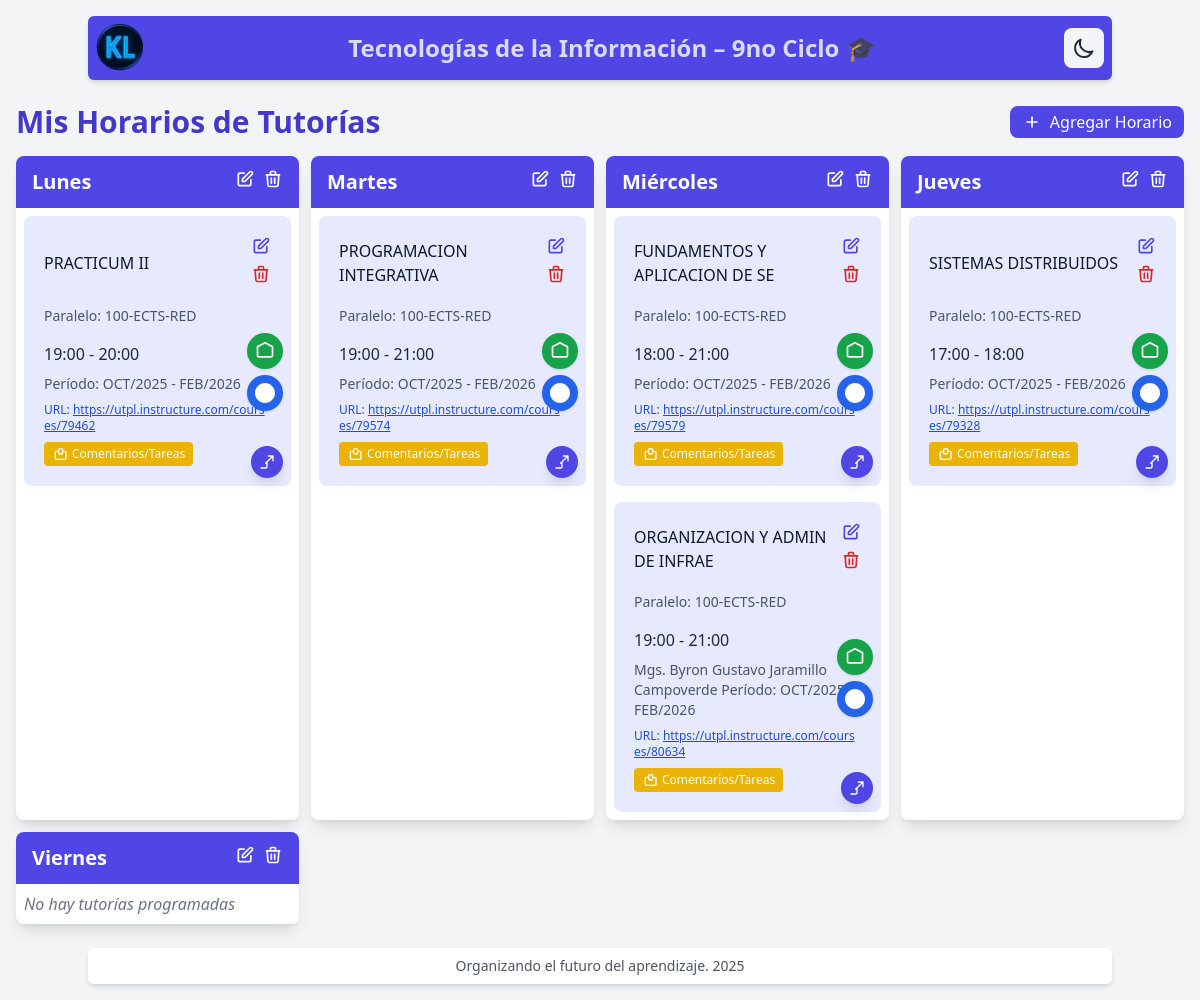
Before: / with the older database file.
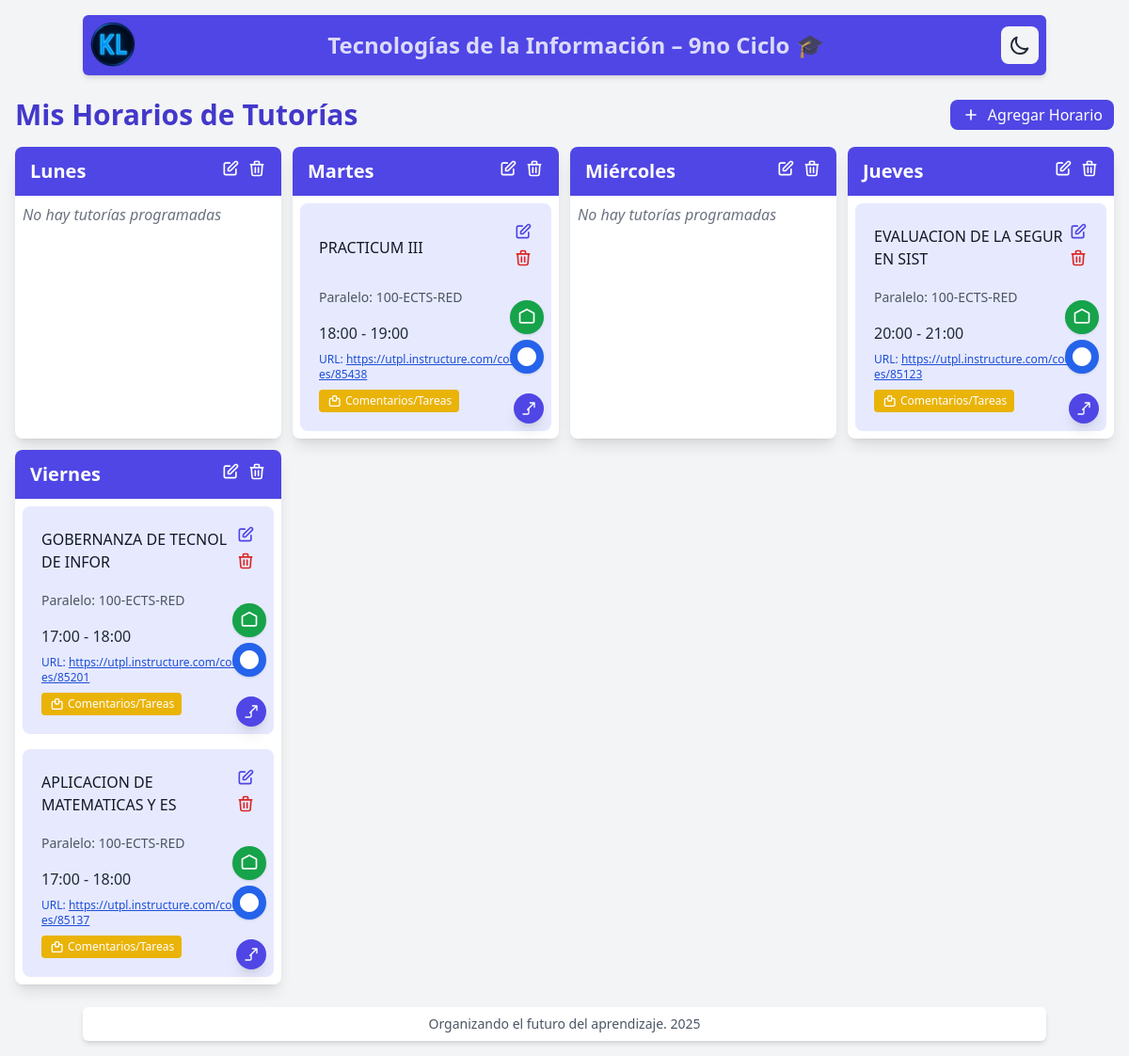
After: the same page with the newer database file.
### horarios/models.py (models this page shows, shortened)
class DiaSemana(models.Model):
    nombre = models.CharField(max_length=10, unique=True)  # Lunes, Martes, etc.
    orden = models.PositiveSmallIntegerField(default=1, verbose_name="Orden")
    class Meta:
        verbose_name = "Día de la Semana"
        verbose_name_plural = "Días de la Semana"

class HorarioTutoria(models.Model):
    materia = models.CharField(max_length=100, default='Sin materia')
    paralelo = models.CharField(max_length=50, blank=True, null=True, verbose_name="Paralelo")
    dia = models.ForeignKey(DiaSemana, on_delete=models.CASCADE)
    hora_inicio = models.TimeField()
    hora_fin = models.TimeField()
    notas = models.TextField(blank=True, null=True, verbose_name="Notas (Opcional)")
    url_curso = models.CharField(max_length=300, blank=True, null=True, verbose_name="URL del Curso")
    ruta_local = models.CharField(max_length=500, blank=True, null=True, verbose_name="Ruta Local")
    url_zoom = models.CharField(max_length=300, blank=True, null=True, verbose_name="URL de Zoom")
    class Meta:
        verbose_name = "Horario de Tutoría"
        verbose_name_plural = "Horarios de Tutorías"
        ordering = ['dia', 'hora_inicio']

### horarios/views.py (the view)
# urls.py: path('', views.HorariosListView.as_view(), name='lista_horarios'),
class HorariosListView(ListView):
    model = DiaSemana
    template_name = 'horarios/horarios_list.html'
    context_object_name = 'dias_semana'
    ordering = ['orden']  # Ahora ordena por el campo 'orden'
    def get_queryset(self):
        return DiaSemana.objects.all().order_by('orden')

### horarios/templates/horarios/horarios_list.html (shortened to what this page needs)
{% extends 'base.html' %} {% block content %}
<div class="max-w-full mx-auto px-2 py-0">
  <div class="flex justify-between items-center mb-4">
    <h1 class="text-3xl font-bold text-indigo-700 dark:text-indigo-400">Mis Horarios de Tutorías</h1>
    <a href="{% url 'horarios:agregar_horario' %}" class="bg-indigo-600 text-white px-3 py-1 rounded-lg hover:bg-indigo-700 dark:bg-indigo-700 dark:hover:bg-indigo-800 transition-colors flex items-center">
      <svg class="w-5 h-5 mr-2" fill="none" stroke="currentColor" viewBox="0 0 24 24">
        <path stroke-linecap="round" stroke-linejoin="round" stroke-width="2" d="M12 6v6m0 0v6m0-6h6m-6 0H6" />
      </svg>
      Agregar Horario
    </a>
  </div>
  <div class="grid grid-cols-1 sm:grid-cols-2 md:grid-cols-3 lg:grid-cols-4 xl:grid-cols-6 2xl:grid-cols-7 gap-3">
    {% for dia in dias_semana %}
    <div class="bg-white dark:bg-dark-card rounded-lg shadow-lg overflow-hidden transition-colors">
      <div class="bg-indigo-600 dark:bg-indigo-800 px-4 py-3">
        <div class="flex justify-between items-center">
          <h2 class="text-xl font-semibold text-white">{{ dia.nombre }}</h2>
          <div class="flex space-x-2">
            <a href="{% url 'horarios:editar_dia' dia.id %}" class="text-white hover:text-gray-200 transition-colors" title="Editar día">
              <svg class="w-5 h-5" fill="none" stroke="currentColor" viewBox="0 0 24 24">
                <path stroke-linecap="round" stroke-linejoin="round" stroke-width="2" d="M11 5H6a2 2 0 00-2 2v11a2 2 0 002 2h11a2 2 0 002-2v-5m-1.414-9.414a2 2 0 112.828 2.828L11.828 15H9v-2.828l8.586-8.586z" />
              </svg>
            </a>
            <form method="post" action="{% url 'horarios:eliminar_dia' dia.id %}" class="inline" onsubmit="return confirm('¿Estás seguro de eliminar este día? No se podrá eliminar si tiene horarios asociados.');">
              <button type="submit" class="text-white hover:text-red-200 transition-colors" title="Eliminar día">
                <svg class="w-5 h-5" fill="none" stroke="currentColor" viewBox="0 0 24 24">
                  <path stroke-linecap="round" stroke-linejoin="round" stroke-width="2" d="M19 7l-.867 12.142A2 2 0 0116.138 21H7.862a2 2 0 01-1.995-1.858L5 7m5 4v6m4-6v6m1-10V4a1 1 0 00-1-1h-4a1 1 0 00-1 1v3M4 7h16" />
                </svg>
              </button>
            </form>
          </div>
        </div>
      </div>
      <div class="p-2">
        {% for horario in dia.horariotutoria_set.all %}
        <div class="bg-[#e7eafe] dark:bg-indigo-900 rounded-lg p-5 mb-4 last:mb-0 transition-all duration-300 hover:shadow-2xl hover:scale-[1.03] hover:bg-indigo-100 dark:hover:bg-indigo-800 relative cursor-pointer horario-card min-h-[120px]" data-horario-id="{{ horario.id }}" data-materia="{{ horario.materia }}" data-paralelo="{{ horario.paralelo|default:'' }}" data-hora-inicio="{{ horario.hora_inicio|time:'H:i' }}" data-hora-fin="{{ horario.hora_fin|time:'H:i' }}" data-notas="{{ horario.notas|default:'' }}" data-url-curso="{{ horario.url_curso|default:'' }}" data-ruta-local="{{ horario.ruta_local|default:'' }}" data-url-zoom="{{ horario.url_zoom|default:'' }}">
          {% if horario.ruta_local %}
          <a href="file:///{{ horario.ruta_local|urlencode }}" class="absolute right-2 top-1/2 -translate-y-1/2 bg-green-600 hover:bg-green-800 text-white rounded-full p-2 shadow transition-colors btn-ruta-local z-20 flex items-center justify-center" title="Abrir carpeta local" onclick="event.stopPropagation(); return abrirRutaLocal('{{ horario.ruta_local|escapejs }}', this);">
            <svg class="w-5 h-5" fill="none" stroke="currentColor" viewBox="0 0 24 24">
              <path stroke-linecap="round" stroke-linejoin="round" stroke-width="2" d="M3 7v10a2 2 0 002 2h14a2 2 0 002-2V7M3 7l9-5 9 5" />
            </svg>
          </a>
          {% endif %}
          {% if horario.url_zoom %}
          <a href="{{ horario.url_zoom }}" target="_blank" class="absolute right-2 top-1/2 translate-y-6 bg-blue-600 hover:bg-blue-800 text-white rounded-full p-2 shadow transition-colors btn-zoom z-20 flex items-center justify-center" title="Unirse a Zoom" onclick="event.stopPropagation();">
          </a>
          {% endif %}
          <div class="flex justify-between items-center mb-4">
            <div class="flex items-center space-x-2">
              <h3 class="font-medium text-gray-900 dark:text-gray-100">{{ horario.materia }}</h3>
            </div>
            <div class="flex flex-col space-y-2">
              <a href="{% url 'horarios:editar_horario' horario.id %}" class="text-indigo-600 hover:text-indigo-800 dark:text-indigo-400 dark:hover:text-indigo-300 transition-colors pointer-events-auto" onclick="event.stopPropagation();">
                <svg class="w-5 h-5" fill="none" stroke="currentColor" viewBox="0 0 24 24">
                  <path stroke-linecap="round" stroke-linejoin="round" stroke-width="2" d="M11 5H6a2 2 0 00-2 2v11a2 2 0 002 2h11a2 2 0 002-2v-5m-1.414-9.414a2 2 0 112.828 2.828L11.828 15H9v-2.828l8.586-8.586z" />
                </svg>
              </a>
              <form method="post" action="{% url 'horarios:eliminar_horario' horario.id %}" class="inline pointer-events-auto" onsubmit="return confirm('¿Estás seguro de eliminar este horario?');" onclick="event.stopPropagation();">
                <button type="submit" class="text-red-600 hover:text-red-800 dark:text-red-400 dark:hover:text-red-300 transition-colors">
                  <svg class="w-5 h-5" fill="none" stroke="currentColor" viewBox="0 0 24 24">
                    <path stroke-linecap="round" stroke-linejoin="round" stroke-width="2" d="M19 7l-.867 12.142A2 2 0 0116.138 21H7.862a2 2 0 01-1.995-1.858L5 7m5 4v6m4-6v6m1-10V4a1 1 0 00-1-1h-4a1 1 0 00-1 1v3M4 7h16" />
                  </svg>
                </button>
              </form>
            </div>
          </div>
          {% if horario.paralelo %}
          <p class="text-sm text-gray-600 dark:text-gray-400 mb-4">Paralelo: {{ horario.paralelo }}</p>
          {% endif %}
          <p class="text-gray-800 dark:text-gray-200">{{ horario.hora_inicio|time:"H:i" }} - {{ horario.hora_fin|time:"H:i" }}</p>
          {% if horario.notas %}
          <p class="text-sm text-gray-600 dark:text-gray-400 mt-2">{{ horario.notas }}</p>
          {% endif %} {% if horario.url_curso %}
          <p class="text-xs text-blue-700 dark:text-blue-300 mt-2 break-all">URL: <a href="{{ horario.url_curso }}" target="_blank" class="underline">{{ horario.url_curso }}</a></p>
          {% endif %}
          {% if horario.url_curso %}
          <a href="{{ horario.url_curso }}" target="_blank" class="absolute bottom-2 right-2 bg-indigo-600 text-white rounded-full p-2 shadow-lg hover:bg-indigo-800 transition-colors z-10 flex items-center justify-center btn-url-curso" title="Ir al curso" onclick="event.stopPropagation();">
            <svg class="w-4 h-4" fill="none" stroke="currentColor" viewBox="0 0 24 24">
              <path stroke-linecap="round" stroke-linejoin="round" stroke-width="2" d="M14 3h7m0 0v7m0-7L10 14m-7 7h7a2 2 0 002-2v-7" />
            </svg>
          </a>
          {% endif %}
          <button type="button" class="mt-2 bg-yellow-500 text-white px-2 py-1 rounded hover:bg-yellow-600 transition-colors text-xs flex items-center btn-comentarios" data-horario-id="{{ horario.id }}">
            <svg class="w-4 h-4 mr-1" fill="none" stroke="currentColor" viewBox="0 0 24 24">
              <path stroke-linecap="round" stroke-linejoin="round" stroke-width="2" d="M17 8h2a2 2 0 012 2v8a2 2 0 01-2 2H7a2 2 0 01-2-2V10a2 2 0 012-2h2m5-4h-2a2 2 0 00-2 2v4a2 2 0 002 2h2a2 2 0 002-2V6a2 2 0 00-2-2z" />
            </svg>
            Comentarios/Tareas
          </button>
        </div>
        {% empty %}
        <p class="text-gray-500 dark:text-gray-400 italic">No hay tutorías programadas</p>
        {% endfor %}
      </div>
    </div>
    {% endfor %}
  </div>
</div>
{% endblock %}

### horarios/templates/base.html (shortened to what this page needs)
<!DOCTYPE html>
<html lang="es" class="h-full" x-data="{ darkMode: localStorage.getItem('darkMode') === 'true' }" x-init="$watch('darkMode', val => localStorage.setItem('darkMode', val))" :class="{ 'dark': darkMode }">
  <head>
    {% load static %}
    <script src="https://cdn.tailwindcss.com"></script>
  </head>
  <body class="bg-gray-100 dark:bg-dark-bg min-h-screen flex flex-col transition-colors duration-200">
    <header class="bg-indigo-600 dark:bg-gray-800 text-gray-800 dark:text-gray-100 p-2 shadow-md container mx-auto rounded-md my-4">
      <div class="flex items-center">
        <img src="/static/img/logotipo_kl.webp" alt="Logotipo" class="h-12 w-auto mr-4" />
        <h1 class="text-2xl font-bold flex-grow text-center text-white text-opacity-80 dark:text-gray-300">Tecnologías de la Información – 9no Ciclo 🎓</h1>
        <div class="flex items-center space-x-4">
          <button @click="darkMode = !darkMode" class="p-2 rounded-lg bg-gray-100 hover:bg-gray-200 dark:bg-gray-700 dark:hover:bg-gray-600 transition-colors" :aria-label="darkMode ? 'Activar modo claro' : 'Activar modo oscuro'">
            <svg x-show="!darkMode" class="w-6 h-6" fill="none" stroke="currentColor" viewBox="0 0 24 24">
              <path stroke-linecap="round" stroke-linejoin="round" stroke-width="2" d="M20.354 15.354A9 9 0 018.646 3.646 9.003 9.003 0 0012 21a9.003 9.003 0 008.354-5.646z" />
            </svg>
          </button>
        </div>
      </div>
    </header>
    <main class="w-full p-2 flex-grow">
       {% block content %}{% endblock %}
    </main>
    <footer class="py-2 text-center text-gray-600 dark:text-gray-400 text-sm bg-white dark:bg-gray-800 container mx-auto rounded-md shadow-md my-4">
      <p>Organizando el futuro del aprendizaje. 2025</p>
    </footer>
  </body>
</html>

Changed rows visible on the page:
removed HorarioTutoria: materia "PRACTICUM II", paralelo "100-ECTS-RED", hora_inicio "19:00", hora_fin "20:00", notas "Período: OCT/2025 - FEB/2026", url_curso "https://utpl.instructure.com/courses/79462", shown under DiaSemana "Lunes"
removed HorarioTutoria: materia "PROGRAMACION INTEGRATIVA", paralelo "100-ECTS-RED", hora_inicio "19:00", hora_fin "21:00", notas "Período: OCT/2025 - FEB/2026", url_curso "https://utpl.instructure.com/courses/79574", shown under DiaSemana "Martes"
removed HorarioTutoria: materia "FUNDAMENTOS Y APLICACION DE SE", paralelo "100-ECTS-RED", hora_inicio "18:00", hora_fin "21:00", notas "Período: OCT/2025 - FEB/2026", url_curso "https://utpl.instructure.com/courses/79579", shown under DiaSemana "Miércoles"
removed HorarioTutoria: materia "ORGANIZACION Y ADMIN DE INFRAE", paralelo "100-ECTS-RED", hora_inicio "19:00", hora_fin "21:00", notas "Mgs. Byron Gustavo Jaramillo Campoverde Período: OCT/2025 - FEB/2026", url_curso "https://utpl.instructure.com/courses/80634", shown under DiaSemana "Miércoles"
removed HorarioTutoria: materia "SISTEMAS DISTRIBUIDOS", paralelo "100-ECTS-RED", hora_inicio "17:00", hora_fin "18:00", notas "Período: OCT/2025 - FEB/2026", url_curso "https://utpl.instructure.com/courses/79328", shown under DiaSemana "Jueves"
shown differently, row unchanged: DiaSemana "Lunes": now shows "No hay tutorías programadas"
added HorarioTutoria: materia "PRACTICUM III", paralelo "100-ECTS-RED", hora_inicio "18:00", hora_fin "19:00", url_curso "https://utpl.instructure.com/courses/85438", shown under DiaSemana "Martes"
shown differently, row unchanged: DiaSemana "Miércoles": now shows "No hay tutorías programadas"
added HorarioTutoria: materia "EVALUACION DE LA SEGUR EN SIST", paralelo "100-ECTS-RED", hora_inicio "20:00", hora_fin "21:00", url_curso "https://utpl.instructure.com/courses/85123", shown under DiaSemana "Jueves"
shown differently, row unchanged: DiaSemana "Viernes": no longer shows "No hay tutorías programadas"
added HorarioTutoria: materia "GOBERNANZA DE TECNOL DE INFOR", paralelo "100-ECTS-RED", hora_inicio "17:00", hora_fin "18:00", url_curso "https://utpl.instructure.com/courses/85201", shown under DiaSemana "Viernes"
added HorarioTutoria: materia "APLICACION DE MATEMATICAS Y ES", paralelo "100-ECTS-RED", hora_inicio "17:00", hora_fin "18:00", url_curso "https://utpl.instructure.com/courses/85137", shown under DiaSemana "Viernes"
